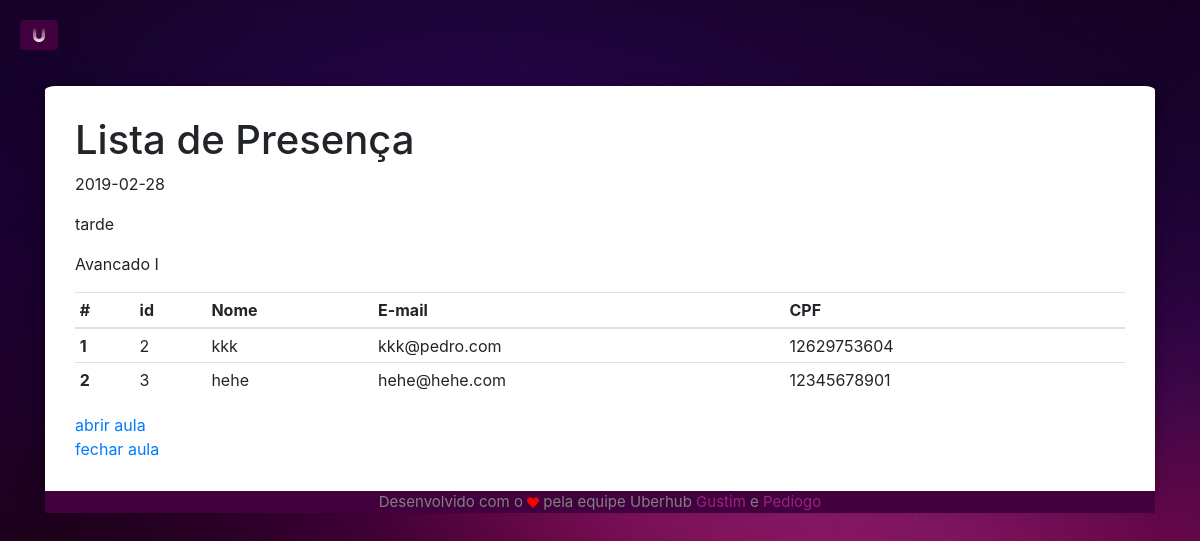
The app's page /lista/ (signed in) with its own data.
### app/models/tables.py (models this page shows, shortened)
class Aula(db.Model):
    __tablename__ = "aula"
    id       = db.Column(db.Integer, primary_key=True, autoincrement=True)
    dia      = db.Column(db.Date)
    horario  = db.Column(db.String(5), CheckConstraint('horario="manha" or horario="tarde"'), nullable=False)
    nivel    = db.Column(db.String(15), nullable=False)
    ativa    = db.Column(db.Boolean, default=False, server_default=sa.sql.expression.false(), nullable=False)
    id_prof  = db.Column(db.Integer, db.ForeignKey('professor.id'))
    fk_professor =  db.relationship('Professor', foreign_keys=id_prof)

class Aluno(db.Model):
    __tablename__ = "aluno"
    id       = db.Column(db.Integer, primary_key=True, autoincrement=True)
    cpf      = db.Column(db.String(11), nullable=False, unique=True)
    email    = db.Column(db.String(50), nullable=False, unique=True)
    nome     = db.Column(db.String(50), nullable=False)
    telefone = db.Column(db.String(11))
    horario  = db.Column(db.String(5), CheckConstraint('horario IN ("manha", "tarde")'), nullable=False)
    ID_URI   = db.Column(db.String(5), unique=True)

### app/controllers/default.py (the view)
@app.route("/lista/")
@app.route("/lista/<id_aula>")
def lista(id_aula=None):
    if current_user.is_authenticated:
        if id_aula == None:
            id_aula = tables.Aula.query.filter_by(id_prof=current_user.id).order_by(tables.Aula.id.desc()).first().id
        aula = tables.Aula.query.filter_by(id=id_aula).first()
        alunos = session.query(tables.Aluno).join(tables.Presenca).filter_by(id_aula=id_aula).all()
        print(aula)
        print(alunos)
        print("printei")
        return render_template('home/table.html',
                                alunos=alunos, aula=aula)
    else:
        return redirect(url_for('login'))

### app/controllers/default.py (called while the page is built)
@lm.user_loader
def load_user(id):
    return tables.Professor.query.filter_by(id=id).first()

### app/models/tables.py (called while the page is built)
    @property
    def is_authenticated(self):
        return True

### app/templates/home/table.html (shortened to what this page needs)
{% extends 'base.html' %}
    {% block body %}
    <h1>Lista de Presença</h1>
        <p>{{ aula.dia }}</p>
        <p>{{ aula.horario }}</p>
        <p>{{ aula.nivel }}</p>
    {% if alunos[0] %}
    <table class="table table-hover table-sm">
      <thead>
        <tr>
          <th scope="col">#</th>
          <th scope="col">id</th>
          <th scope="col">Nome</th>
          <th scope="col">E-mail</th>
          <th scope="col">CPF</th>
        </tr>
      </thead>
      <tbody>
        {% for aluno in alunos %}
        <tr>
          <th scope="row">{{ loop.index }}</th>
          <td>{{ aluno.id }}</td>
          <td>{{ aluno.nome }}</td>
          <td>{{ aluno.email }}</td>
          <td>{{ aluno.cpf }}</td>
        </tr>
        {% endfor %}
      </tbody>
    </table>
        <a href="{{ url_for('abriraula', id_aula=aula.id) }}">abrir aula</a><br/>
        <a href="{{ url_for('fecharaula', id_aula=aula.id) }}">fechar aula</a>
    {% else %}
    <div class="alert alert-purple" role="alert">
      Parece que não tem nada aqui
    </div>
    {% endif %}
    {% endblock %}

### app/templates/base.html (shortened to what this page needs)
<!DOCTYPE html>
<html lang="en" dir="ltr">
  <head>
    <link rel="stylesheet" href="https://stackpath.bootstrapcdn.com/bootstrap/4.1.3/css/bootstrap.min.css">
    <link rel="stylesheet" href="{{ url_for('static', filename='home/simple-sidebar.css') }}" rel="stylesheet">
    <link rel="stylesheet" href="https://use.fontawesome.com/releases/v5.6.1/css/all.css">
    <link rel="stylesheet" href="https://formden.com/static/cdn/bootstrap-iso.css" />
  </head>
  <body class="bg">
    <div id="wrapper">
        <div id="page-content-wrapper" class="">
                <button href="#menu-toggle" class="btn fab fa-uniregistry" id="menu-toggle"></button>
        </div>
        <div class="container">
          <br>
          <div class="container" id="logmain">
          {% block body %}
          {% endblock %}
          </div>
          <footer class="thin">
            <div class="container">
              <p>Desenvolvido com o <i class="fas fa-heart"></i> pela equipe Uberhub <a href="https://github.com/augusto-moraes" class="ftLink" target="_blank">Gustim</a> e <a href="https://github.com/pedrodiogo219" class="ftLink" target="_blank">Pediogo</a></p>
            </div>
          </footer>
        </div>
    </div>
    <link rel="stylesheet" href="https://cdnjs.cloudflare.com/ajax/libs/bootstrap-datepicker/1.4.1/css/bootstrap-datepicker3.css"/>
  </body>
</html>

### app/static/home/simple-sidebar.css (style rules this page uses)
body.bg { overflow-x: hidden; background-image: url(../img/bg.jpg); background-color: #E6E6FA; background-size: 100%; }
#wrapper { padding-left: 0; -webkit-transition: all 0.5s ease; -moz-transition: all 0.5s ease; -o-transition: all 0.5s ease; transition: all 0.5s ease; }
#page-content-wrapper { width: 100%; position: absolute; padding: 15px; }
@media (min-width:768px) { #wrapper { padding-left: 0; } }
@media (min-width:768px) { #page-content-wrapper { padding: 20px; position: relative; } }
#menu-toggle { position: fixed; left: -2; }
html { scroll-behavior: smooth; }
#logmain { background-color: white; margin-top: 2%; padding: 30px; border-radius: 1.0001%; border-bottom-left-radius: 0; border-bottom-right-radius: 0; box-shadow: 0 4px 8px 0 rgba(0, 0, 0, 0.2), 0 6px 20px 0 rgba(0, 0, 0, 0.19); }
.btn { background-color: #42003f; color: white; }
footer.thin { background-color: #42003f; color: grey; text-align: center; bottom: 0; font-size: 15px; border-bottom-left-radius: 1.0001%; border-bottom-right-radius: 1.0001%; }
.fa-heart { font-size: 11.9px; color: red; }
.ftLink { color: #97247d; }

### records on screen
Aula: dia "2019-02-28", horario "tarde", nivel "Avancado I"
Aluno: id "2", nome "kkk", email "kkk@pedro.com", cpf "12629753604"
Aluno: id "3", nome "hehe", email "hehe@hehe.com", cpf "12345678901"
